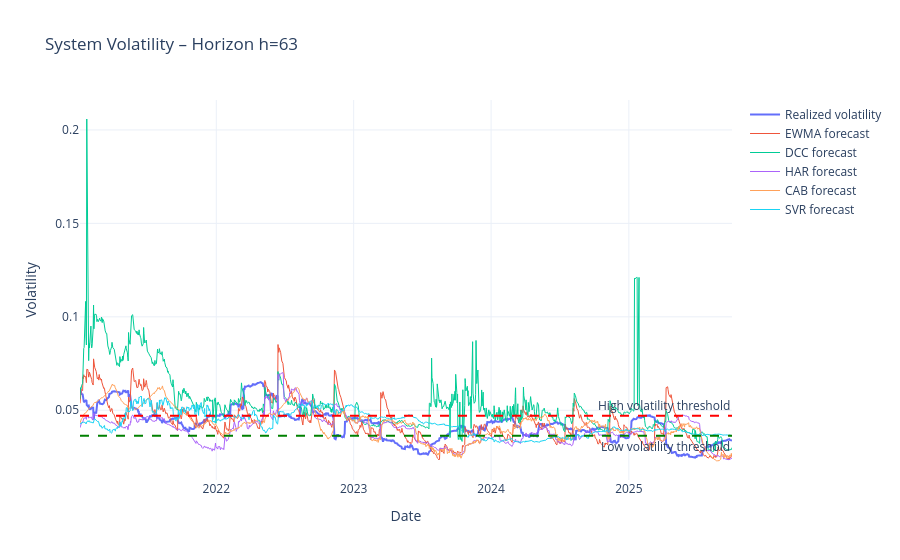

The cell this chart's notebook holds for it:
### Code cell
import plotly.graph_objects as go

fig = go.Figure()

# Realized volatility
fig.add_trace(go.Scatter(
    x=vol_df.index,
    y=vol_df["Realized"],
    mode="lines",
    name="Realized volatility",
    line=dict(width=2)
))

# Model forecasts
for model in models:
    
    fig.add_trace(go.Scatter(
        x=vol_df.index,
        y=vol_df[model],
        mode="lines",
        name=f"{model} forecast",
        line=dict(width=1)
    ))

# Low volatility threshold
fig.add_hline(
    y=low_threshold,
    line_dash="dash",
    line_color="green",
    annotation_text="Low volatility threshold",
    annotation_position="bottom right"
)

# High volatility threshold
fig.add_hline(
    y=high_threshold,
    line_dash="dash",
    line_color="red",
    annotation_text="High volatility threshold",
    annotation_position="top right"
)

fig.update_layout(
    title=f"System Volatility – Horizon h={H}",
    xaxis_title="Date",
    yaxis_title="Volatility",
    hovermode="x unified",
    template="plotly_white"
)

fig.show()

### Figure 1 — Plotly figure (JSON) as saved in the notebook; plotly's stock layout.template omitted (floating-point values rounded to 4 significant figures; data arrays with more than 128 entries replaced by an {"elided": "..."} marker saying what was removed)
{"data": [{"line": {"width": 2}, "mode": "lines", "name": "Realized volatility", "type": "scatter", "x": {"elided": "1193 str values"}, "y": {"elided": "1193 float values"}}, {"line": {"width": 1}, "mode": "lines", "name": "EWMA forecast", "type": "scatter", "x": {"elided": "1193 str values"}, "y": {"elided": "1193 float values"}}, {"line": {"width": 1}, "mode": "lines", "name": "DCC forecast", "type": "scatter", "x": {"elided": "1193 str values"}, "y": {"elided": "1193 float values"}}, {"line": {"width": 1}, "mode": "lines", "name": "HAR forecast", "type": "scatter", "x": {"elided": "1193 str values"}, "y": {"elided": "1193 float values"}}, {"line": {"width": 1}, "mode": "lines", "name": "CAB forecast", "type": "scatter", "x": {"elided": "1193 str values"}, "y": {"elided": "1193 float values"}}, {"line": {"width": 1}, "mode": "lines", "name": "SVR forecast", "type": "scatter", "x": {"elided": "1193 str values"}, "y": {"elided": "1193 float values"}}], "layout": {"annotations": [{"showarrow": false, "text": "Low volatility threshold", "x": 1, "xanchor": "right", "xref": "x domain", "y": 0.03634, "yanchor": "top", "yref": "y"}, {"showarrow": false, "text": "High volatility threshold", "x": 1, "xanchor": "right", "xref": "x domain", "y": 0.04709, "yanchor": "bottom", "yref": "y"}], "hovermode": "x unified", "shapes": [{"line": {"color": "green", "dash": "dash"}, "type": "line", "x0": 0, "x1": 1, "xref": "x domain", "y0": 0.03634, "y1": 0.03634, "yref": "y"}, {"line": {"color": "red", "dash": "dash"}, "type": "line", "x0": 0, "x1": 1, "xref": "x domain", "y0": 0.04709, "y1": 0.04709, "yref": "y"}], "title": {"text": "System Volatility – Horizon h=63"}, "xaxis": {"title": {"text": "Date"}}, "yaxis": {"title": {"text": "Volatility"}}}}
